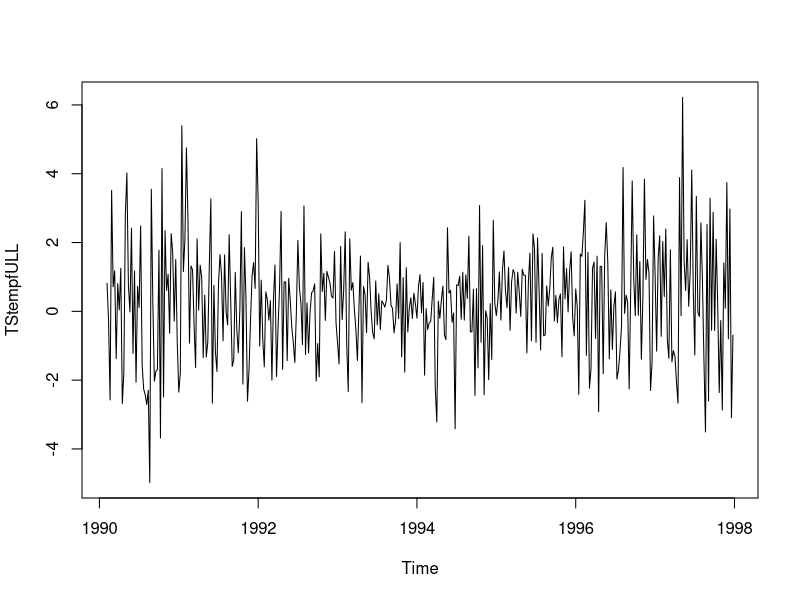

Write the R code that produced this figure. (Note: this script raises an error after producing the figure.)
#############
setwd("F:\\Backup\\Youtube\\Videos\\Time series analysis")
WeeklyData=read.csv("S4 L9 lags.csv")

head(WeeklyData)
tail(WeeklyData)
TStempfULL=ts(WeeklyData[,3:3],c(1990,6),c(1997,52),52)

plot(TStempfULL)

library(zoo)

TStempfULL = as.zoo(TStempfULL)

class(TStempfULL)

x1 = Lag(TStempfULL, k=1) #observation lagged by a week

x2 = Lag(TStempfULL, k=2) #observation lagged by 2 weeks

x3 = Lag(TStempfULL, k=3) #observation lagged by 3 weeks

x4 = Lag(TStempfULL, k=4) #observation lagged by 4 weeks

x=cbind(TStempfULL, x1,x2,x3,x4) 

head(x)
